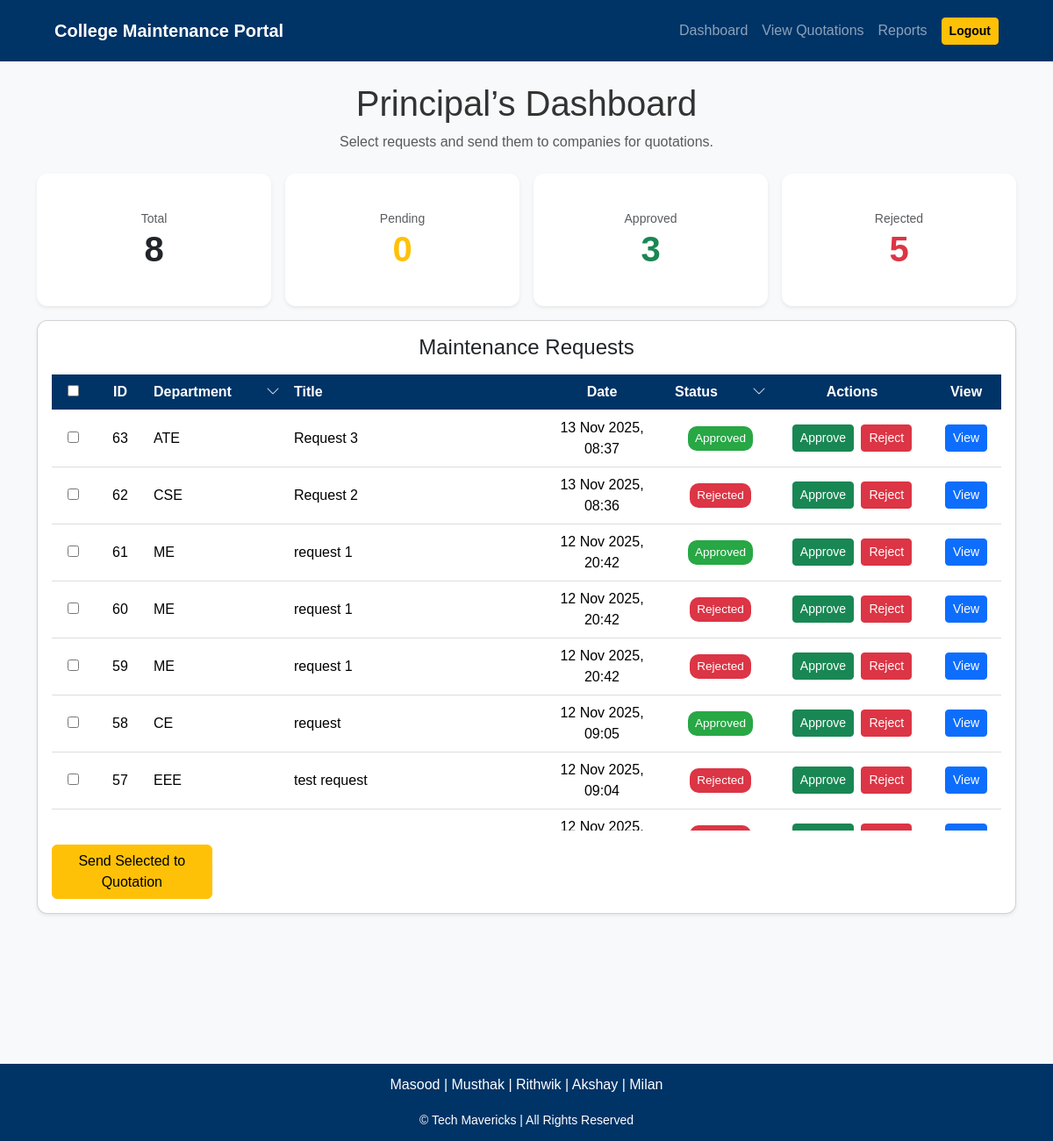
/admin-dashboard/ (signed in), run on the app's committed database.
### maintenance_app/models.py (models this page shows, shortened)
class MaintenanceRequest(models.Model):
    STATUS_CHOICES = [('Pending','Pending'),('Approved','Approved'),('Rejected','Rejected'),('Completed','Completed'),]
    hod = models.ForeignKey(User, on_delete=models.CASCADE)
    branch = models.CharField(max_length=100)
    title = models.CharField(max_length=150)
    lab_name = models.CharField(max_length=100)
    description = models.TextField()
    date_submitted = models.DateTimeField(auto_now_add=True)
    status = models.CharField(max_length=20, choices=STATUS_CHOICES, default='Pending')
    admin_remark = models.TextField(blank=True, null=True)
    updated_at = models.DateTimeField(auto_now=True)
    selected_items = models.TextField(blank=True, null=True)
    total_amount = models.DecimalField(max_digits=12, decimal_places=2, default=0.00)

### maintenance_app/views.py (the view)
# urls.py: path('admin-dashboard/', views.admin_dashboard, name='admin_dashboard'),
@never_cache
@login_required
@user_passes_test(is_admin)
def admin_dashboard(request):
    status_filter = request.GET.get('status') or ''
    department_filter = request.GET.get('department') or ''
    requests_qs = MaintenanceRequest.objects.order_by('-date_submitted')
    if status_filter:
        requests_qs = requests_qs.filter(status=status_filter)
    if department_filter:
        requests_qs = requests_qs.filter(branch=department_filter)
    total = MaintenanceRequest.objects.count()
    pending = MaintenanceRequest.objects.filter(status='Pending').count()
    approved = MaintenanceRequest.objects.filter(status='Approved').count()
    rejected = MaintenanceRequest.objects.filter(status='Rejected').count()
    departments = list(MaintenanceRequest.objects.values_list('branch', flat=True).distinct().order_by('branch'))
    context = {
        'requests': requests_qs,
        'total': total,
        'pending': pending,
        'approved': approved,
        'rejected': rejected,
        'departments': departments,
        'status_filter': status_filter,
        'department_filter': department_filter,
    }
    return render(request, 'admin_dashboard.html', context)

### maintenance_app/views.py (called while the page is built)
def is_admin(user):
    try:
        return user.profile.role in ['ADMIN', 'PRINCIPAL']
    except Exception:
        return user.is_superuser

### maintenance_app/templates/admin_dashboard.html (shortened to what this page needs)
{% load static %}
<!doctype html>
<html lang="en">
<head>
  <link href="https://cdn.jsdelivr.net/npm/bootstrap@5.3.2/dist/css/bootstrap.min.css" rel="stylesheet">
  <link rel="stylesheet" href="https://cdn.jsdelivr.net/npm/bootstrap-icons@1.11.1/font/bootstrap-icons.css">
  <link rel="stylesheet" href="{% static 'css/admin.css' %}">
</head>
<body>
  <nav class="navbar navbar-expand-lg navbar-dark" style="background:#003366;">
    <div class="container">
      <a class="navbar-brand fw-bold" href="{% url 'admin_dashboard' %}">College Maintenance Portal</a>
      <div class="collapse navbar-collapse" id="navCollapse">
        <ul class="navbar-nav ms-auto align-items-center">
          <li class="nav-item"><a class="nav-link" href="{% url 'admin_dashboard' %}">Dashboard</a></li>
          <li class="nav-item"><a class="nav-link" href="{% url 'principal_view_quotations' %}">View Quotations</a></li>
          <li class="nav-item"><a class="nav-link" href="{% url 'reports' %}">Reports</a></li>
          <li class="nav-item ms-2">
            <form method="post" action="{% url 'logout' %}">{% csrf_token %}
              <button class="btn btn-warning btn-sm fw-semibold">Logout</button>
            </form>
          </li>
        </ul>
      </div>
    </div>
  </nav>
  <main class="container mt-4">
    <h1 class="text-center mb-2">Principal’s Dashboard</h1>
    <p class="text-center text-muted mb-4">Select requests and send them to companies for quotations.</p>
    <div class="row g-3 mb-3">
      <div class="col-6 col-md-3">
        <a href="{% url 'admin_dashboard' %}" class="text-decoration-none">
          <div class="card shadow-sm border-0">
            <div class="card-body text-center">
              <div class="text-muted small">Total</div>
              <div class="display-6 fw-bold text-dark">{{ total }}</div>
            </div>
          </div>
        </a>
      </div>
      <div class="col-6 col-md-3">
        <a href="{% url 'admin_dashboard' %}?status=Pending" class="text-decoration-none">
          <div class="card shadow-sm border-0">
            <div class="card-body text-center">
              <div class="text-muted small">Pending</div>
              <div class="display-6 fw-bold text-warning">{{ pending }}</div>
            </div>
          </div>
        </a>
      </div>
      <div class="col-6 col-md-3">
        <a href="{% url 'admin_dashboard' %}?status=Approved" class="text-decoration-none">
          <div class="card shadow-sm border-0">
            <div class="card-body text-center">
              <div class="text-muted small">Approved</div>
              <div class="display-6 fw-bold text-success">{{ approved }}</div>
            </div>
          </div>
        </a>
      </div>
      <div class="col-6 col-md-3">
        <a href="{% url 'admin_dashboard' %}?status=Rejected" class="text-decoration-none">
          <div class="card shadow-sm border-0">
            <div class="card-body text-center">
              <div class="text-muted small">Rejected</div>
              <div class="display-6 fw-bold text-danger">{{ rejected }}</div>
            </div>
          </div>
        </a>
      </div>
    </div>
    <div class="card p-3 shadow-sm">
      <h4 class="mb-3 text-center">Maintenance Requests</h4>
      {% if requests %}
      <div class="table-responsive fixed-height">
        <table class="table table-hover align-middle text-center" id="requestTable">
          <thead class="maintenance-table-header">
            <tr>
              <th style="width:48px"><input id="selectAll" type="checkbox"></th>
              <th style="width:60px">ID</th>
              <th class="position-relative" style="width:160px; text-align:left;">
                <div style="display:flex;align-items:center;justify-content:space-between;">
                  <span>Department</span>
                  <i class="bi bi-chevron-down filter-icon" id="colDeptIcon" title="Filter Department"></i>
                </div>
              </th>
              <th style="text-align:left">Title</th>
              <th style="width:150px">Date</th>
              <th class="position-relative" style="width:120px;">
                <div style="display:flex;align-items:center;justify-content:space-between;">
                  <span>Status</span>
                  <i class="bi bi-chevron-down filter-icon" id="colStatusIcon" title="Filter Status"></i>
                </div>
              </th>
              <th style="width:180px">Actions</th>
              <th style="width:80px">View</th>
            </tr>
          </thead>
          <tbody>
            {% for r in requests %}
            <tr>
              <td><input class="req-checkbox" data-id="{{ r.id }}" type="checkbox" value="{{ r.id }}"></td>
              <td>{{ r.id }}</td>
              <td class="dept-cell text-start">{{ r.branch }}</td>
              <td class="text-start">{{ r.title }}</td>
              <td>{{ r.date_submitted|date:"d M Y, H:i" }}</td>
              <td class="status-cell"><span class="status {{ r.status }}">{{ r.status }}</span></td>
              <td>
                <form method="post" action="{% url 'approve_request' r.id %}" class="d-inline ajax-form">{% csrf_token %}
                  <button type="submit" class="btn btn-success btn-sm">Approve</button>
                </form>
                <form method="post" action="{% url 'reject_request' r.id %}" class="d-inline ms-1 ajax-form">{% csrf_token %}
                  <button type="submit" class="btn btn-danger btn-sm">Reject</button>
                </form>
              </td>
              <td><a class="btn btn-primary btn-sm" href="{% url 'request_detail' r.id %}">View</a></td>
            </tr>
            {% endfor %}
          </tbody>
        </table>
      </div>
      <div class="d-flex flex-column flex-md-row justify-content-between align-items-center gap-2 mt-3">
        <div class="d-flex gap-2">
          <button type="button" id="sendQuotationBtn" class="btn btn-warning">Send Selected to Quotation</button>
        </div>
      </div>
      {% else %}
      <p class="text-center text-muted my-4">No maintenance requests available.</p>
      {% endif %}
    </div>
  </main>
  <footer>
    <p>Masood | Musthak | Rithwik | Akshay | Milan</p>
    <small>© Tech Mavericks | All Rights Reserved</small>
  </footer>
</body>
</html>

### maintenance_app/static/css/admin.css (style rules this page uses)
* { box-sizing: border-box; font-family: "Poppins", sans-serif; }
body { background-color: #f8f9fa; color: #333; margin: 0; }
.navbar { display: flex; justify-content: space-between; align-items: center; background: #003366; padding: 15px 50px; color: white; }
.card { background: white; padding: 25px; border-radius: 12px; box-shadow: 0 2px 6px rgba(0,0,0,0.1); transition: transform 0.2s; }
table { width: 100%; border-collapse: collapse; }
th, td { padding: 14px 15px; text-align: center; border-bottom: 1px solid #ddd; }
th { background: #003366; color: white; }
.status { padding: 6px 12px; border-radius: 20px; color: white; font-size: 0.85rem; display: inline-block; }
.status.Approved, .status.Completed { background: #28a745; }
.status.Rejected { background: #dc3545; }
footer { text-align: center; background: #003366; color: white; padding: 15px 0; margin-top: 40px; }
.card { cursor: pointer; transition: transform 0.2s ease, box-shadow 0.2s ease; }
.status.Approved { background: #28a745; color: white; }
.status.Rejected { background: #dc3545; color: white; }
td { vertical-align: middle; }
td form.d-inline { display: flex; align-items: center; gap: 8px; flex-wrap: wrap; margin-bottom: 6px; }

### maintenance_app/templates/admin_dashboard.html (style rules this page uses)
html, body { height:100%; margin:0; display:flex; flex-direction:column; background:#f8f9fa; }
main { flex:1; }
footer { background:#003366; color:#fff; text-align:center; padding:12px 0; margin-top:auto; }
.table-responsive.fixed-height { min-height:350px; max-height:520px; overflow-y:auto; }
th.position-relative { position: relative; }
.filter-icon { margin-left:6px; cursor:pointer; color:#cfd8e3; }
.status.Approved { background:#28a745; color:#fff; padding:4px 8px; border-radius:10px; }
.status.Rejected { background:#dc3545; color:#fff; padding:4px 8px; border-radius:10px; }
table { table-layout: fixed; word-wrap:break-word; }
#requestTable thead.maintenance-table-header { background-color: #003366; color: #fff; }
#requestTable thead.maintenance-table-header th { background-color: #003366; color: #fff; border-color: rgba(255, 255, 255, 0.1); font-weight: 600; }
#requestTable thead.maintenance-table-header .filter-icon { color: #cfd8e3; transition: color 0.2s; }
#requestTable thead.maintenance-table-header th input[type="checkbox"] { cursor: pointer; }

### data on the page
MaintenanceRequest: id "63", branch "ATE", title "Request 3", date_submitted "13 Nov 2025, 08:37", status "Approved"
MaintenanceRequest: id "62", branch "CSE", title "Request 2", date_submitted "13 Nov 2025, 08:36", status "Rejected"
MaintenanceRequest: id "61", branch "ME", title "request 1", date_submitted "12 Nov 2025, 20:42", status "Approved"
MaintenanceRequest: id "60", branch "ME", title "request 1", date_submitted "12 Nov 2025, 20:42", status "Rejected"
MaintenanceRequest: id "59", branch "ME", title "request 1", date_submitted "12 Nov 2025, 20:42", status "Rejected"
MaintenanceRequest: id "58", branch "CE", title "request", date_submitted "12 Nov 2025, 09:05", status "Approved"
MaintenanceRequest: id "57", branch "EEE", title "test request", date_submitted "12 Nov 2025, 09:04", status "Rejected"
MaintenanceRequest: date_submitted "12 Nov 2025,…"

### other printed values
{{ total }} "8"
{{ pending }} "0"
{{ approved }} "3"
{{ rejected }} "5"
